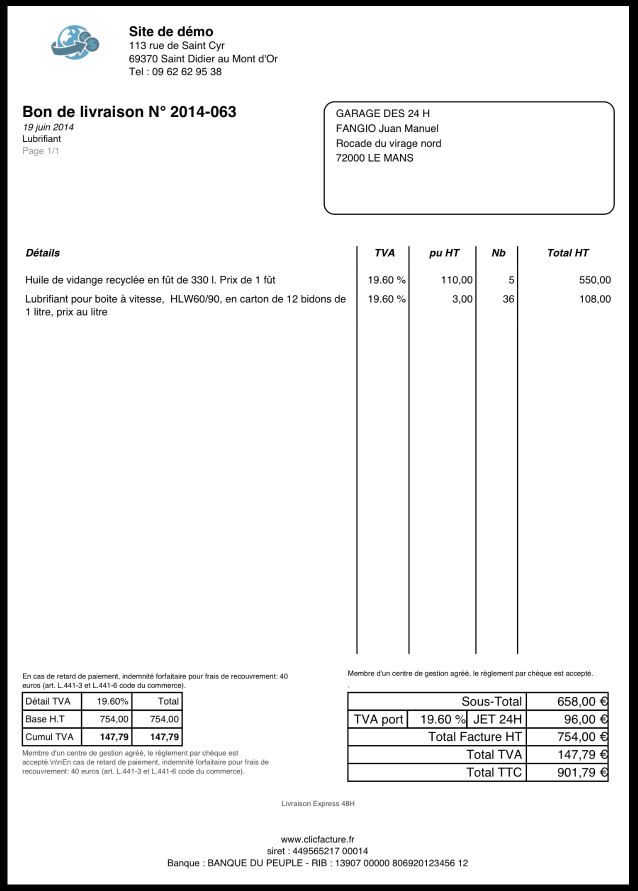
#> input picture bon-livraison.png, 1275 x 1782 px (shown at 1/2 size)
$ python -i median.py   (imports and definitions only)   (older library calls are emulated)
#> lines starting #> are read from the running program, lines starting #| are printed output that depends on the picture; after the words box and inside, x2 and y2 are one past the last pixel; in counts of white or black regions, pixels touching at a corner belong together
import tempfile
import cv2
import subprocess
import numpy as np
from PIL import Image
from spellchecker import SpellChecker


IMAGE_SIZE = 1800
BINARY_THREHOLD = 180
# [1 line that did not run here, left out]


def process_image_for_ocr(file_path):
#> called with file_path = 'bon-livraison.png'
    filename = file_path.split('.')
    if filename[len(filename)-1]=='png':
        im = Image.open(file_path)
#> im is the input picture: PIL image 1275x1782 RGBA; mean R, G, B, A 237.2, 237.3, 237.3, 255
        im = im.convert('RGB')
#> im: PIL image 1275x1782 RGB
        filename[len(filename)-1]='jpg'
        file_path = '.'.join(filename)
        im.save(file_path)
    temp_filename = set_image_dpi(file_path)
    im_new = remove_noise_and_smooth(temp_filename)
    return im_new


def set_image_dpi(file_path):
#> called with file_path = 'bon-livraison.jpg'
    im = Image.open(file_path)
    length_x, width_y = im.size
#> length_x = 1275; width_y = 1782
    factor = max(1, int(IMAGE_SIZE / length_x))
#> factor = 1
    size = factor * length_x, factor * width_y
#> size = (1275, 1782)
    im_resized = im.resize(size, Image.ANTIALIAS)
    temp_file = tempfile.NamedTemporaryFile(delete=False, suffix='.jpg')
    temp_filename = temp_file.name
    im_resized.save(temp_filename, dpi=(300, 300))
    return temp_filename


def image_smoothening(img):
    _, th1 = cv2.threshold(img, BINARY_THREHOLD, 255, cv2.THRESH_BINARY)
    _, th2 = cv2.threshold(th1, 0, 255, cv2.THRESH_BINARY + cv2.THRESH_OTSU)
    blur = cv2.GaussianBlur(th2, (1, 1), 0)
    _, th3 = cv2.threshold(blur, 0, 255, cv2.THRESH_BINARY + cv2.THRESH_OTSU)
    return th3


def remove_noise_and_smooth(file_name):
    img = cv2.imread(file_name, 0)
#> img: shape (1782, 1275); min 0, max 255, mean 237
    filtered = cv2.adaptiveThreshold(img.astype(np.uint8), 255, cv2.ADAPTIVE_THRESH_MEAN_C, cv2.THRESH_BINARY, 41, 3)
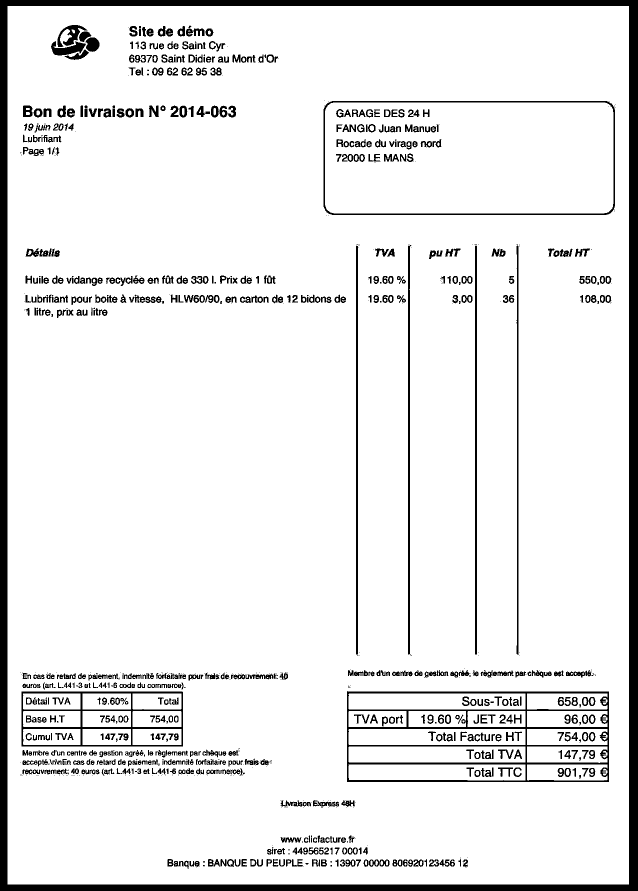
#> filtered: shape (1782, 1275) (shown at 1/2 size); 91.5% white; 1078 black regions (388 under 20 px), largest, box (x1, y1, x2, y2) and area: (0, 0, 1275, 1782) 88099, (694, 1382, 1218, 1564) 13823, (43, 1383, 366, 1493) 5788
    kernel = np.ones((1, 1), np.uint8)
    opening = cv2.morphologyEx(filtered, cv2.MORPH_OPEN, kernel)
    closing = cv2.morphologyEx(opening, cv2.MORPH_CLOSE, kernel)
    img = image_smoothening(img)
#> in image_smoothening, `_, th1 = cv2.threshold(img, BINARY_THREHOLD, 255, cv2.THRESH_BINARY)`:
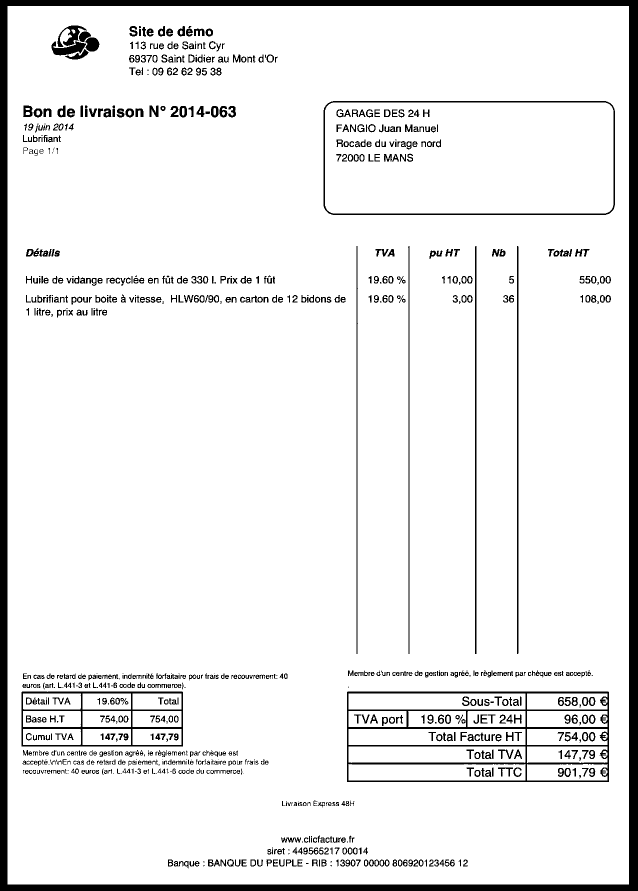
#> th1: shape (1782, 1275) (shown at 1/2 size); 92.2% white; 996 black regions (173 under 20 px), largest, box (x1, y1, x2, y2) and area: (0, 0, 1275, 1782) 88099, (694, 1383, 1218, 1564) 13298, (43, 1383, 366, 1493) 5681
    or_image = cv2.bitwise_or(img, closing)
#> or_image: shape (1782, 1275); 92.2% white; 996 black regions (173 under 20 px), largest, box (x1, y1, x2, y2) and area: (0, 0, 1275, 1782) 88099, (694, 1383, 1218, 1564) 13294, (43, 1383, 366, 1493) 5681
    return or_image

language = "fra"
keyword_whitelist = "tessedit_char_whitelist="
whitelist = keyword_whitelist + "abcdefghijklmnopqrstuvwxyzABCDEFGHIJKLMNOPQRSTUVWXYZ°1234567890|%/.:-'# "
i=1
images = ['Facture.jpg','facture-achat.jpg','facture-peugeot.jpg','bon-livraison.png']
# [19 lines not run here, left out]

>>> result = process_image_for_ocr('bon-livraison.png')
